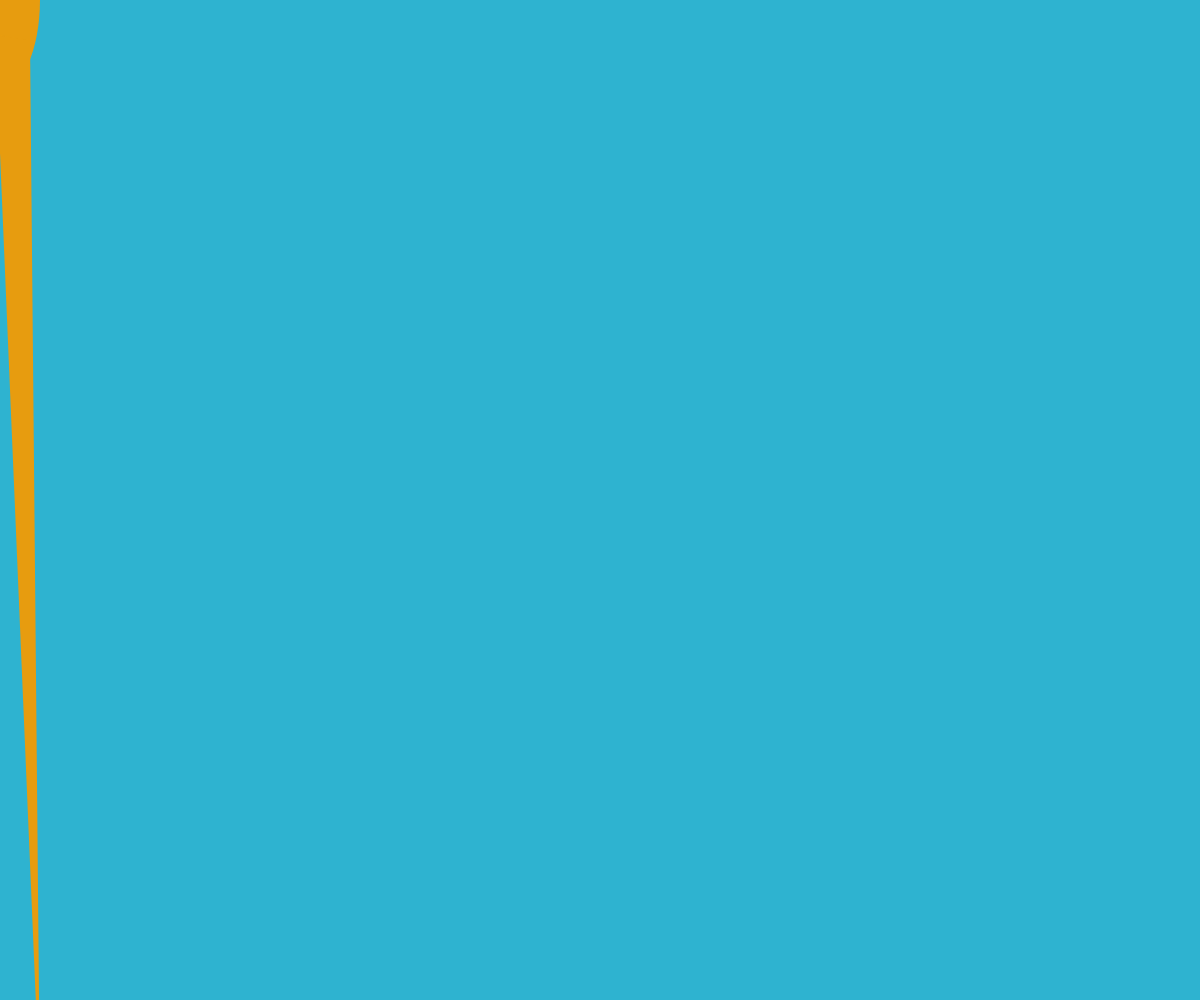
Frame 1 (no input)
Frame 60 (no input): identical to frame 1, image omitted
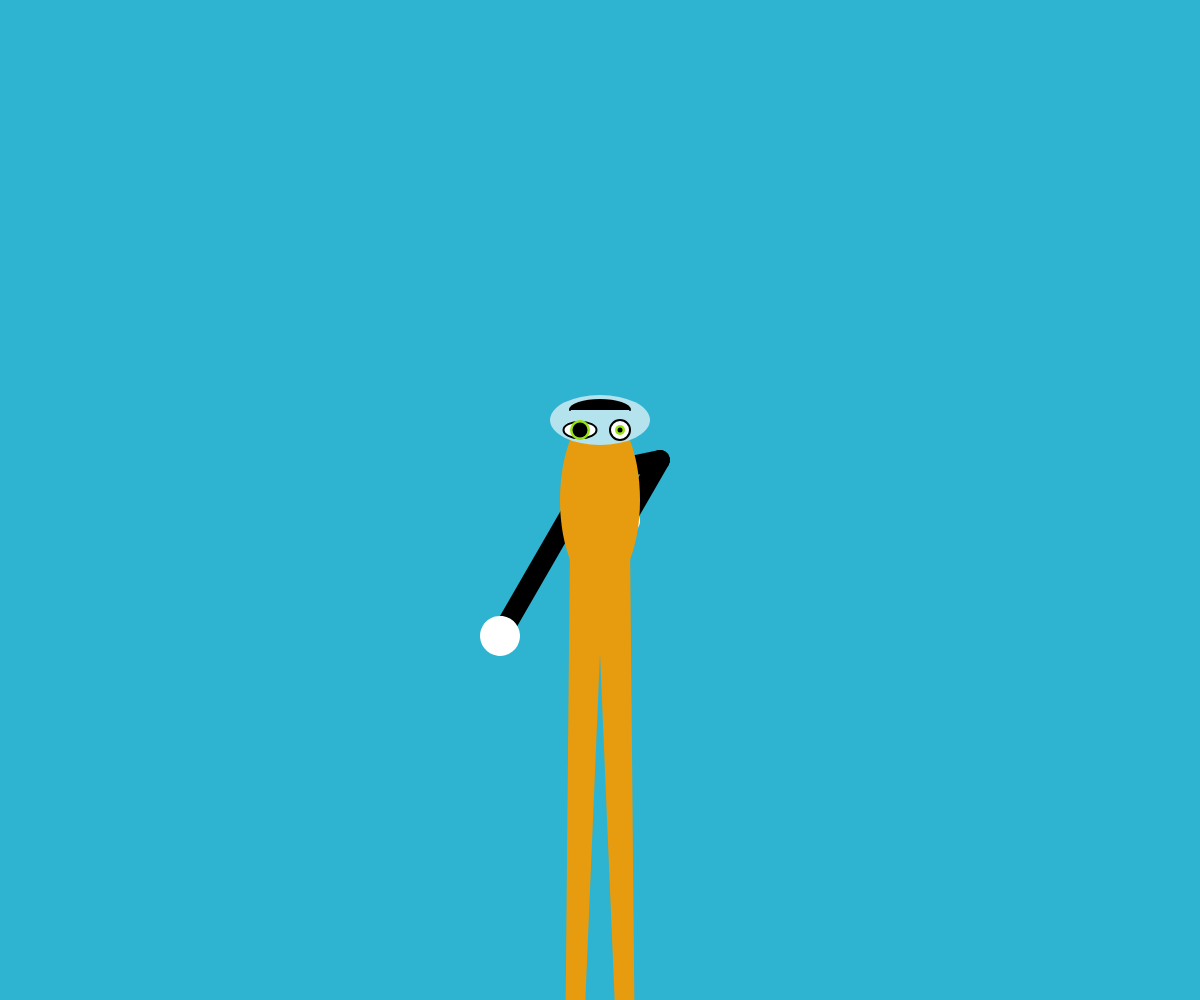
Frame 120 (the mouse pressed at the canvas centre since frame 60)

The p5.js sketch that drew these frames (run headless with seeded random() and noise() and a simulated clock; from frame 60 on, the mouse is pressed at the canvas centre):

// p5.js sketch
// ── sketch.js
function setup() {
  createCanvas( windowWidth, windowHeight );

}

var headAngle = 0;
var headRotation = 0;
var armAngle = 0;
var headWidth = 100;
var headHeight = 50;

function draw() {
    background( '#2eb3d0' );
    noCursor();

headRotationRate = (mouseY * 0.05) - 20;

headAngle = headAngle + headRotationRate;

armAngle = armAngle - 2;

push();

translate( mouseX, mouseY );

push();
// first forearm
  strokeWeight( 20 );
  stroke( 0 );

  push();

  translate( 60, -40 );
  rotate( radians(armAngle) );
  line( 0, 0, 60, 0 );
  fill( '#FFFFFF' );
  noStroke();
  ellipse( 70, 0, 30 );

pop();

// first upper arm
  line( 12, -30, 60, -40 );

push();
// second forearm
  translate( -10, -20 );
  rotate( radians(armAngle) );
  line( 0, 0, 180, 0 );
  fill( '#FFFFFF' );
  noStroke();
  ellipse( 180, 0, 40 );

// second upper arm
  line( 12, -30, -10, -20 );

  pop();
  pop();

// body
  fill( '#e79c0f' );
  noStroke();
  ellipse( 0, 0, 80, 180 );

// head
push();
  noStroke();
  fill( '#b5e3ed' );
  translate( 0, -80 );
  rotate( radians(headAngle) );
// skull
  ellipse( 0, 0, headWidth, headHeight );
  stroke( 0 );
  fill( 255 );
// eyes
  strokeWeight( 2 );
push();
  translate( headWidth * 0.2, headHeight * -0.2 );
  ellipse( 0, 0, headWidth * 0.33, headHeight * 0.33 );
  noStroke();
  fill( '#98e313' );
  ellipse( 0, 0, 20 );
  fill( 0 );
  ellipse( 0, 0, 15 );
pop();

push();
  translate( headWidth * -0.2, headHeight * -0.2 );
  ellipse( 0, 0, 20 );
  noStroke();
  fill( '#98e313' );
  ellipse( 0, 0, 10 );
  fill( 0 );
  ellipse( 0, 0, 5 );
pop();

push();
// mouth
  fill( 0 );
  arc( 0, headHeight * 0.2, 60, 20, 0, PI );
pop();
pop();

// legs
  fill( '#e79c0f' );
  noStroke();
  triangle( -30, 40, 5, 35, -40, height+100 );
  triangle( 30, 40, -5, 35, 40, height+100 );
pop();

}
